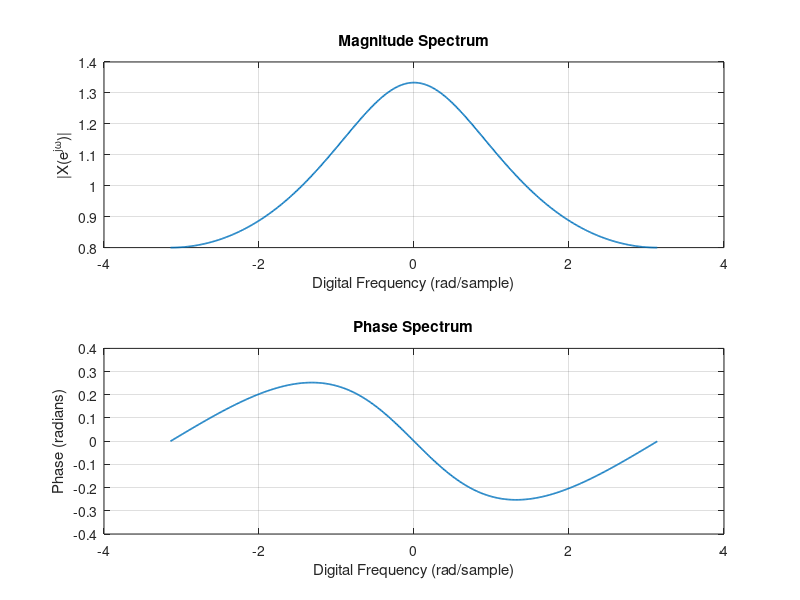

The MATLAB source for this figure:
% Practical 03 - Computation of DTFT
clc;
clear;
close all;

w = -pi:0.01:pi;
X = 1 ./ (1 - 0.25*exp(-1j*w));
Xmag = abs(X);
Xphase = angle(X);

figure;
subplot(2,1,1);
plot(w,Xmag,'LineWidth',1.2);
title('Magnitude Spectrum');
xlabel('Digital Frequency (rad/sample)');
ylabel('|X(e^{j\omega})|');
grid on;

subplot(2,1,2);
plot(w,Xphase,'LineWidth',1.2);
title('Phase Spectrum');
xlabel('Digital Frequency (rad/sample)');
ylabel('Phase (radians)');
grid on;
